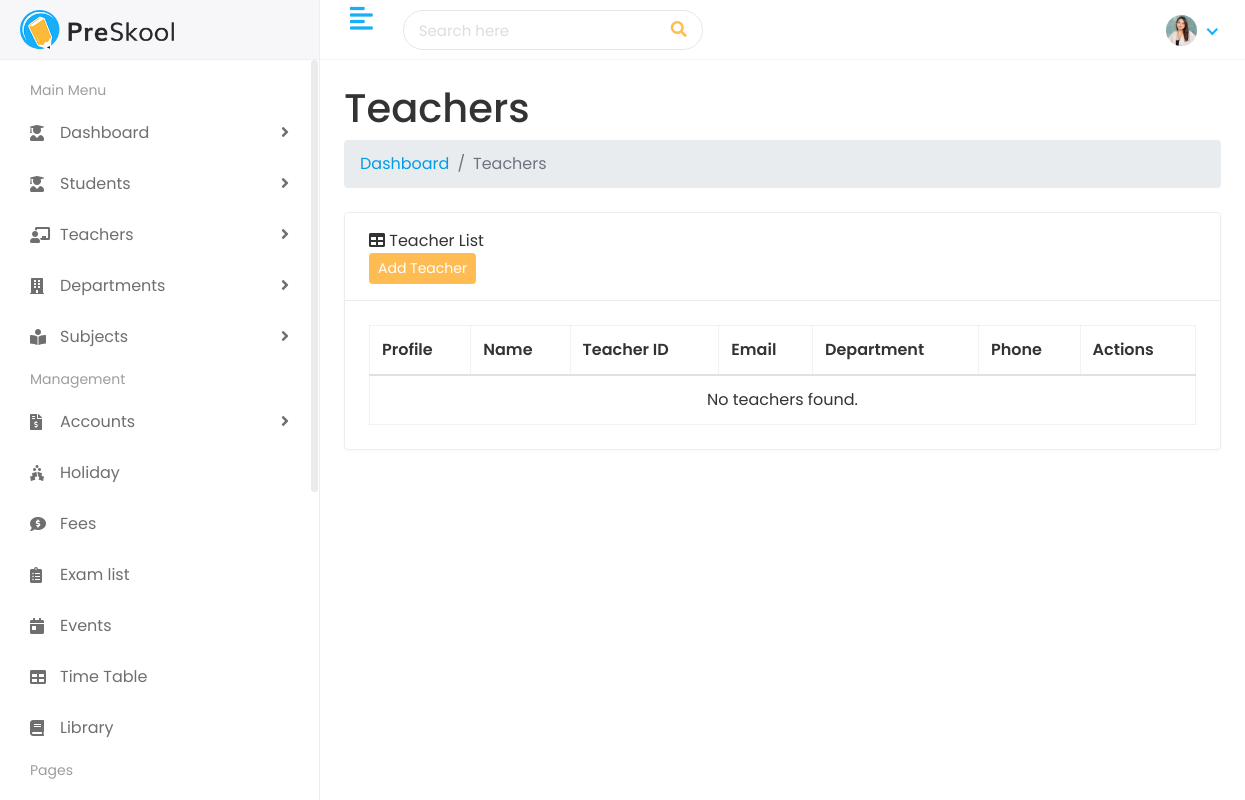
The page /teachers/list/ (signed in) on the database as committed earlier.
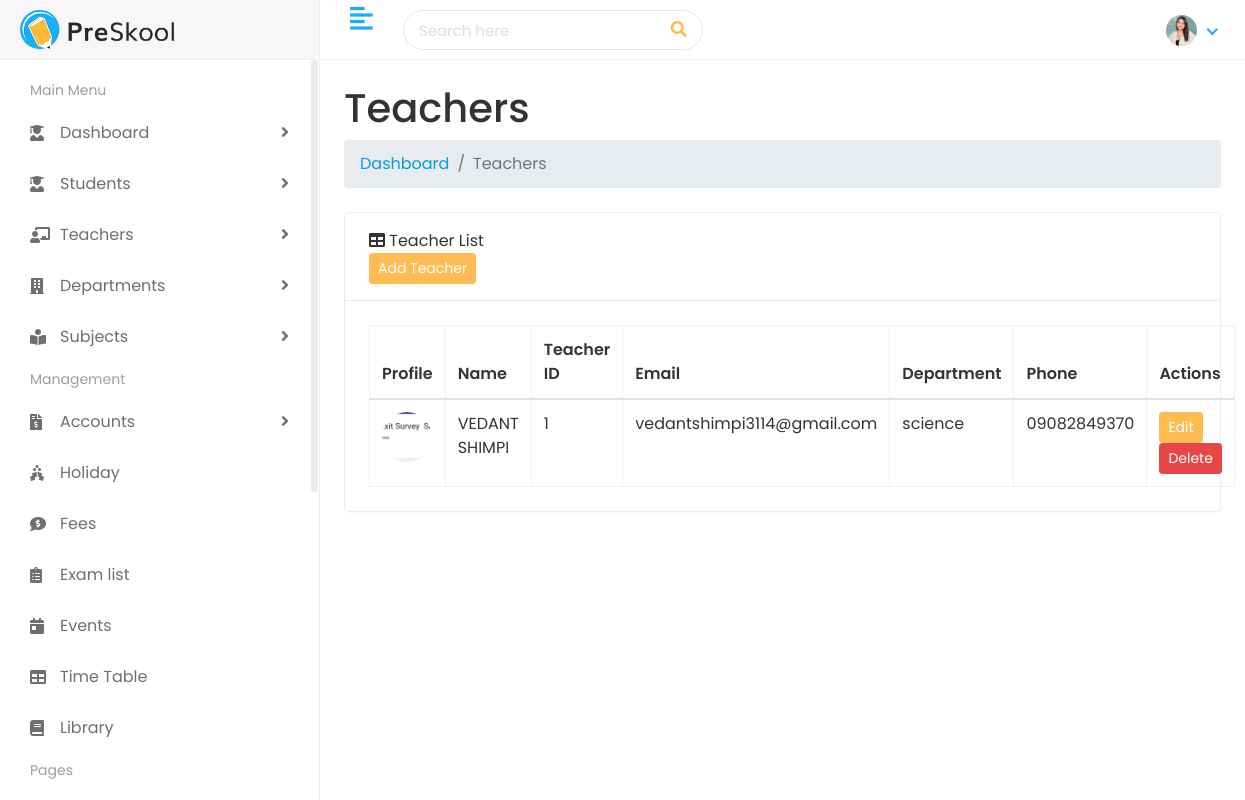
The same page on the database as committed later.
### school/models.py (models this page shows, shortened)
class Teacher(models.Model):
    first_name = models.CharField(max_length=100)
    last_name = models.CharField(max_length=100)
    gender = models.CharField(
        max_length=10,
        choices=[
            ('Male', 'Male'),
            ('Female', 'Female'),
            ('Other', 'Other'),
        ],
        default='Male'
    )
    teacher_id = models.CharField(max_length=20, unique=True)
    email = models.EmailField(unique=True)
    date_of_birth = models.DateField(blank=True, null=True)
    address = models.TextField(blank=True, null=True)
    phone_number = models.CharField(max_length=15, blank=True, null=True)
    joining_date = models.DateField(default=timezone.now)
    profile_picture = models.ImageField(upload_to='teacher_profiles/', blank=True, null=True)
    department = models.ForeignKey(Department, on_delete=models.SET_NULL, blank=True, null=True)
    slug = models.SlugField(max_length=255, unique=True, blank=True, null=True)
    created_at = models.DateTimeField(auto_now_add=True)
    updated_at = models.DateTimeField(auto_now=True)

class Department(models.Model):
    name = models.CharField(max_length=200, unique=True)
    description = models.TextField(blank=True, null=True)
    slug = models.SlugField(max_length=255, unique=True, blank=True, null=True)
    created_at = models.DateTimeField(auto_now_add=True)
    updated_at = models.DateTimeField(auto_now=True)

### school/views.py (the view)
# urls.py: path('teachers/list/', views.teacher_list, name='teacher_list'),
@login_required
def teacher_list(request):
    teachers = Teacher.objects.all().order_by('first_name')
    return render(request, 'teacher/teacher_list.html', {'teachers': teachers})

### templates/teacher/teacher_list.html (shortened to what this page needs)
{% extends 'Home/base.html' %}
{% load static %}
{% block content %}
<div class="container-fluid px-4">
    <h1 class="mt-4">Teachers</h1>
    <ol class="breadcrumb mb-4">
        <li class="breadcrumb-item"><a href="{% url 'dashboard' %}">Dashboard</a></li>
        <li class="breadcrumb-item active">Teachers</li>
    </ol>
    <div class="card mb-4">
        <div class="card-header">
            <i class="fas fa-table me-1"></i>
            Teacher List
            <div class="float-end">
                <a href="{% url 'add_teacher' %}" class="btn btn-primary btn-sm">Add Teacher</a>
            </div>
        </div>
        <div class="card-body">
            <table id="datatablesSimple" class="table table-bordered">
                <thead>
                    <tr>
                        <th>Profile</th>
                        <th>Name</th>
                        <th>Teacher ID</th>
                        <th>Email</th>
                        <th>Department</th>
                        <th>Phone</th>
                        <th>Actions</th>
                    </tr>
                </thead>
                <tbody>
                    {% for teacher in teachers %}
                    <tr>
                        <td>
                            {% if teacher.profile_picture %}
                                <img src="{{ teacher.profile_picture.url }}" alt="Profile Picture" style="width: 50px; height: 50px; border-radius: 50%; object-fit: cover;">
                            {% else %}
                                <img src="{% static 'assets/img/profile.png' %}" alt="Default Profile" style="width: 50px; height: 50px; border-radius: 50%; object-fit: cover;">
                            {% endif %}
                        </td>
                        <td>{{ teacher.first_name }} {{ teacher.last_name }}</td>
                        <td>{{ teacher.teacher_id }}</td>
                        <td>{{ teacher.email }}</td>
                        <td>{{ teacher.department.name|default:"N/A" }}</td>
                        <td>{{ teacher.phone_number|default:"N/A" }}</td>
                        <td>
                            <a href="{% url 'edit_teacher' teacher.slug %}" class="btn btn-primary btn-sm">Edit</a>
                            <form action="{% url 'delete_teacher' teacher.slug %}" method="POST" style="display:inline;">
                                <button type="submit" class="btn btn-danger btn-sm" onclick="return confirm('Are you sure you want to delete {{ teacher.first_name }} {{ teacher.last_name }}?');">Delete</button>
                            </form>
                        </td>
                    </tr>
                    {% empty %}
                    <tr>
                        <td colspan="7" class="text-center">No teachers found.</td>
                    </tr>
                    {% endfor %}
                </tbody>
            </table>
        </div>
    </div>
</div>
{% endblock %}

### templates/Home/base.html (shortened to what this page needs)
{% load static %}
<!DOCTYPE html>
<html lang="en">
   <head>
      <link rel="stylesheet" href="{% static 'assets/plugins/bootstrap/css/bootstrap.min.css' %}">
      <link rel="stylesheet" href="{% static 'assets/plugins/fontawesome/css/fontawesome.min.css' %}">
      <link rel="stylesheet" href="{% static 'assets/plugins/fontawesome/css/all.min.css' %}">
      <link rel="stylesheet" href="{% static 'assets/css/style.css' %}">
   </head>
   <body>
      <div class="main-wrapper">
         <div class="header">
            <div class="header-left">
               <a href="{% url 'index' %}" class="logo">
               <img src="{% static 'assets/img/logo.png' %}" alt="Logo">
               </a>
            </div>
            <a href="javascript:void(0);" id="toggle_btn" class="d-none d-md-block">
            <i class="fas fa-align-left"></i>
            </a>
            <div class="top-nav-search d-none d-md-block">
               <form>
                  <input type="text" class="form-control" placeholder="Search here">
                  <button class="btn" type="submit"><i class="fas fa-search"></i></button>
               </form>
            </div>
            <ul class="nav user-menu">
               <li class="nav-item dropdown noti-dropdown">
                  <a href="#" class="dropdown-toggle nav-link" data-toggle="dropdown">
                  </a>
               </li>
               <li class="nav-item dropdown has-arrow">
                  <a href="#" class="dropdown-toggle nav-link" data-toggle="dropdown">
                  <span class="user-img"><img class="rounded-circle" src="{% static 'assets/img/profiles/avatar-01.jpg' %}" width="31" alt="Ryan Taylor"></span>
                  </a>
               </li>
            </ul>
         </div>
         <div class="sidebar" id="sidebar">
            <div class="sidebar-inner slimscroll">
               <div id="sidebar-menu" class="sidebar-menu">
                  <ul>
                     <li class="menu-title">
                        <span>Main Menu</span>
                     </li>
                     <li class="submenu">
                        <a href="#"><i class="fas fa-user-graduate"></i> <span> Dashboard</span> <span class="menu-arrow"></span></a>
                     </li>
                     <li class="submenu">
                        <a href="#"><i class="fas fa-user-graduate"></i> <span> Students</span> <span class="menu-arrow"></span></a>
                     </li>
                     <li class="submenu">
                        <a href="#"><i class="fas fa-chalkboard-teacher"></i> <span> Teachers</span> <span class="menu-arrow"></span></a>
                     </li>
                     <li class="submenu">
                        <a href="#"><i class="fas fa-building"></i> <span> Departments</span> <span class="menu-arrow"></span></a>
                     </li>
                     <li class="submenu">
                        <a href="#"><i class="fas fa-book-reader"></i> <span> Subjects</span> <span class="menu-arrow"></span></a>
                     </li>
                     <li class="menu-title">
                        <span>Management</span>
                     </li>
                     <li class="submenu">
                        <a href="#"><i class="fas fa-file-invoice-dollar"></i> <span> Accounts</span> <span class="menu-arrow"></span></a>
                     </li>
                     <li>
                        <a href="holiday.html"><i class="fas fa-holly-berry"></i> <span>Holiday</span></a>
                     </li>
                     <li>
                        <a href="fees.html"><i class="fas fa-comment-dollar"></i> <span>Fees</span></a>
                     </li>
                     <li>
                        <a href="exam.html"><i class="fas fa-clipboard-list"></i> <span>Exam list</span></a>
                     </li>
                     <li>
                        <a href="event.html"><i class="fas fa-calendar-day"></i> <span>Events</span></a>
                     </li>
                     <li>
                        <a href="time-table.html"><i class="fas fa-table"></i> <span>Time Table</span></a>
                     </li>
                     <li>
                        <a href="library.html"><i class="fas fa-book"></i> <span>Library</span></a>
                     </li>
                     <li class="menu-title">
                        <span>Pages</span>
                     </li>
                     <li class="submenu">
                        <a href="#"> <span> Authentication </span> </a>
                     </li>
                  </ul>
               </div>
            </div>
         </div>
         <div class="page-wrapper">
            {% block content %}{% endblock %}
         </div>
      </div>
   </body>
</html>

Rows that differ between the two databases and show on the page:
added Teacher: profile_picture (picture), first_name "VEDANT", last_name "SHIMPI", teacher_id "1", email "vedantshimpi3114@gmail.com", department.name "science", phone_number "09082849370"
Other text that changed with them:
text no longer shown: "No teachers found."
